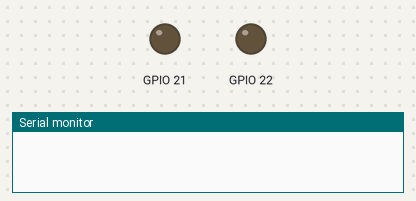
Bench run of a sketch on a simulated ESP32. Shown: output pins drawn as LEDs (lit = HIGH), the last lines printed to the serial monitor.

Above: at 0.0 s.
At 0.6 s:
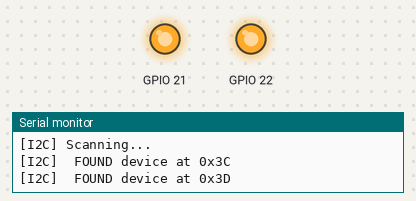
Timing chart, 0 to 2.1 s (numbered marks = the images above):
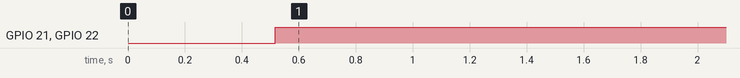

The sketch:

V09-OledTestRecovery.ino
```cpp
/*
 ╔══════════════════════════════════════════════════════════╗
 ║  OLED TEST v2 — with I2C bus recovery                     ║
 ║                                                          ║
 ║  Same as the first OLED test, but BEFORE touching Wire.h, ║
 ║  it manually bit-bangs SCL to force-release a stuck SDA   ║
 ║  line — the classic I2C "bus jammed by a bad device"      ║
 ║  fix. Then scans + tries the OLED on GPIO21/22.           ║
 ║                                                          ║
 ║  If that still fails, it ALSO tries GPIO18/19 (your       ║
 ║  second I2C bus) — this tells us whether the problem is   ║
 ║  specific to GPIO21/22 or follows the OLED wherever it    ║
 ║  goes.                                                    ║
 ╚══════════════════════════════════════════════════════════╝

 ── WIRING (try one at a time as prompted by Serial) ─────────
  Bus A: OLED  VCC→3.3V  GND→GND  SDA→GPIO21  SCL→GPIO22
  Bus B: OLED  VCC→3.3V  GND→GND  SDA→GPIO18  SCL→GPIO19
 ── LIBRARIES ────────────────────────────────────────────────
  Adafruit SSD1306, Adafruit GFX
 ─────────────────────────────────────────────────────────────
*/

#include <Wire.h>
#include <Adafruit_GFX.h>
#include <Adafruit_SSD1306.h>

#define OLED_WIDTH  128
#define OLED_HEIGHT  32

// ── Manual I2C bus recovery ────────────────────────────────
// Toggles SCL up to 9 times (as plain GPIO, before Wire.begin())
// to force a stuck device to release SDA, then sends a manual
// STOP condition. This is the standard fix for a jammed I2C bus.
void recoverI2CBus(int sdaPin, int sclPin) {
  Serial.printf("[Recovery] Attempting bus recovery on SDA=%d SCL=%d...\n", sdaPin, sclPin);
  pinMode(sdaPin, INPUT_PULLUP);
  pinMode(sclPin, OUTPUT);

  bool sdaStuckLow = (digitalRead(sdaPin) == LOW);
  Serial.printf("[Recovery] SDA state before recovery: %s\n", sdaStuckLow ? "LOW (stuck!)" : "HIGH (idle, ok)");

  for (int i = 0; i < 9; i++) {
    digitalWrite(sclPin, LOW);  delayMicroseconds(5);
    digitalWrite(sclPin, HIGH); delayMicroseconds(5);
    if (digitalRead(sdaPin) == HIGH) {
      Serial.printf("[Recovery] SDA released after %d clock pulses\n", i+1);
      break;
    }
  }

  // Manual STOP condition: SDA goes LOW->HIGH while SCL is HIGH
  pinMode(sdaPin, OUTPUT);
  digitalWrite(sdaPin, LOW);  delayMicroseconds(5);
  digitalWrite(sclPin, HIGH); delayMicroseconds(5);
  digitalWrite(sdaPin, HIGH); delayMicroseconds(5);

  bool sdaNowHigh = (digitalRead(sdaPin) == HIGH);
  Serial.printf("[Recovery] SDA state after recovery: %s\n", sdaNowHigh ? "HIGH (ok)" : "STILL LOW (bus may be truly damaged)");
}

// ── Scan + OLED attempt on a given bus ─────────────────────
bool tryOledOnBus(TwoWire &wire, int sdaPin, int sclPin, const char* label) {
  Serial.printf("\n=== Testing %s (SDA=%d SCL=%d) ===\n", label, sdaPin, sclPin);
  recoverI2CBus(sdaPin, sclPin);

  wire.begin(sdaPin, sclPin);
  wire.setClock(100000);
  delay(50);

  Serial.println("[I2C] Scanning...");
  int devices = 0;
  uint8_t foundAddr = 0;
  for (uint8_t a = 8; a < 120; a++) {
    wire.beginTransmission(a);
    if (wire.endTransmission() == 0) {
      Serial.printf("[I2C]  FOUND device at 0x%02X\n", a);
      if (a==0x3C || a==0x3D) foundAddr = a;
      devices++;
    }
  }
  if (devices == 0) {
    Serial.println("[I2C]  NO devices found — even after bus recovery.");
    Serial.println("       -> Points to wiring/power, not a stuck bus.");
    return false;
  }

  Adafruit_SSD1306 oled(OLED_WIDTH, OLED_HEIGHT, &wire, -1);
  uint8_t tryAddr = foundAddr ? foundAddr : 0x3C;
  if (oled.begin(SSD1306_SWITCHCAPVCC, tryAddr)) {
    Serial.printf("[OLED] SUCCESS at 0x%02X on %s!\n", tryAddr, label);
    oled.clearDisplay();
    oled.drawRect(0, 0, OLED_WIDTH, OLED_HEIGHT, SSD1306_WHITE);
    oled.setTextSize(1);
    oled.setTextColor(SSD1306_WHITE);
    oled.setCursor(6, 4);  oled.print("OLED WORKS!");
    oled.setCursor(6, 16); oled.print(label);
    oled.display();
    return true;
  } else {
    Serial.printf("[OLED] begin() FAILED on %s despite device at bus scan.\n", label);
    return false;
  }
}

TwoWire WireB = TwoWire(1);

void setup() {
  Serial.begin(115200);
  delay(500);
  Serial.println("\n=== OLED Test v2 — bus recovery + dual-bus check ===");

  bool okA = tryOledOnBus(Wire, 21, 22, "Bus A (GPIO21/22)");
  if (okA) {
    Serial.println("\n[RESULT] OLED works on GPIO21/22 after bus recovery!");
    Serial.println("         The bus was jammed — recovery fixed it.");
    while (1) delay(1000);
  }

  Serial.println("\n[Next] Trying second bus GPIO18/19 instead...");
  bool okB = tryOledOnBus(WireB, 18, 19, "Bus B (GPIO18/19)");
  if (okB) {
    Serial.println("\n[RESULT] OLED works on GPIO18/19 but NOT on GPIO21/22!");
    Serial.println("         -> GPIO21/22 pins or their wiring are the problem,");
    Serial.println("            not the OLED module itself.");
  } else {
    Serial.println("\n[RESULT] OLED failed on BOTH buses.");
    Serial.println("         -> Likely a power problem (check VCC is a clean");
    Serial.println("            3.3V under load) or the OLED module itself,");
    Serial.println("            even though you believe one is known-good.");
  }
  while (1) delay(1000);
}

void loop() {}
```

Measured:
- by itself, GPIO 21: LOW → HIGH at 0.52 s
- by itself, GPIO 22: LOW → HIGH at 0.51 s
